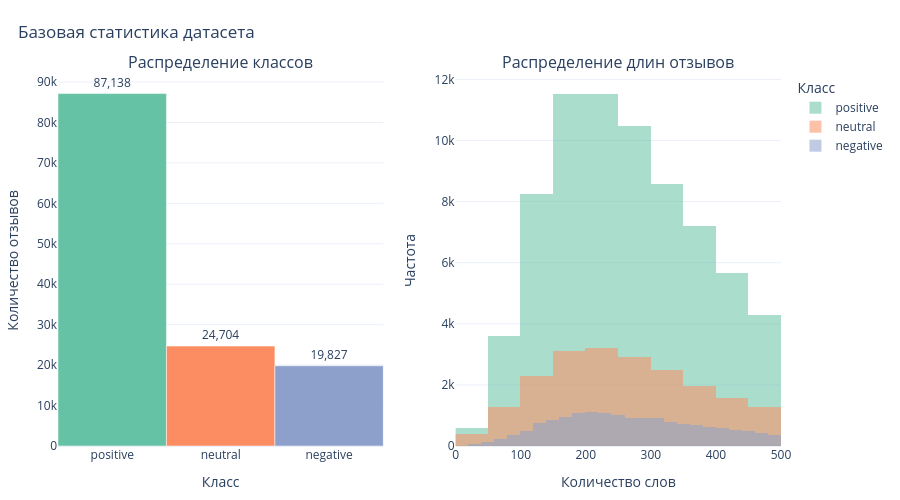

Write notebook code for a chart like this one.
### Markdown cell above
### 3.1 Распределение классов и длины текстов

Два графика в одной строке:
столбчатая диаграмма числа отзывов по классам
и гистограмма длин текстов (в словах) с разбивкой по классам.
Это показывает, есть ли дисбаланс классов
и насколько тексты однородны по длине.

### Code cell
df["word_count"] = df["review"].str.split().str.len()
plot_class_counts_and_lengths(df)

print(df.groupby("sentiment")["word_count"].describe().round(1))

### Figure 1 — Plotly figure (JSON) as saved in the notebook; plotly's stock layout.template omitted (floating-point values rounded to 4 significant figures; data arrays with more than 128 entries replaced by an {"elided": "..."} marker saying what was removed)
{"data": [{"marker": {"color": ["rgb(102,194,165)", "rgb(252,141,98)", "rgb(141,160,203)"]}, "name": "Количество отзывов", "showlegend": false, "text": ["87,138", "24,704", "19,827"], "textposition": "outside", "type": "bar", "x": ["positive", "neutral", "negative"], "xaxis": "x", "y": [87138, 24704, 19827], "yaxis": "y"}, {"marker": {"color": "rgb(102,194,165)"}, "name": "positive", "nbinsx": 60, "opacity": 0.55, "type": "histogram", "x": {"elided": "87138 int values"}, "xaxis": "x2", "yaxis": "y2"}, {"marker": {"color": "rgb(252,141,98)"}, "name": "neutral", "nbinsx": 60, "opacity": 0.55, "type": "histogram", "x": {"elided": "24704 int values"}, "xaxis": "x2", "yaxis": "y2"}, {"marker": {"color": "rgb(141,160,203)"}, "name": "negative", "nbinsx": 60, "opacity": 0.55, "type": "histogram", "x": {"elided": "19827 int values"}, "xaxis": "x2", "yaxis": "y2"}], "layout": {"annotations": [{"font": {"size": 16}, "showarrow": false, "text": "Распределение классов", "x": 0.225, "xanchor": "center", "xref": "paper", "y": 1, "yanchor": "bottom", "yref": "paper"}, {"font": {"size": 16}, "showarrow": false, "text": "Распределение длин отзывов", "x": 0.775, "xanchor": "center", "xref": "paper", "y": 1, "yanchor": "bottom", "yref": "paper"}], "barmode": "overlay", "font": {"size": 12}, "height": 500, "legend": {"title": {"text": "Класс"}}, "margin": {"b": 40, "l": 40, "r": 30, "t": 75}, "title": {"text": "Базовая статистика датасета", "x": 0.02}, "xaxis": {"anchor": "y", "domain": [0, 0.45], "title": {"text": "Класс"}}, "xaxis2": {"anchor": "y2", "domain": [0.55, 1], "range": [0, 500], "title": {"text": "Количество слов"}}, "yaxis": {"anchor": "x", "domain": [0, 1], "title": {"text": "Количество отзывов"}}, "yaxis2": {"anchor": "x2", "domain": [0, 1], "title": {"text": "Частота"}}}}
